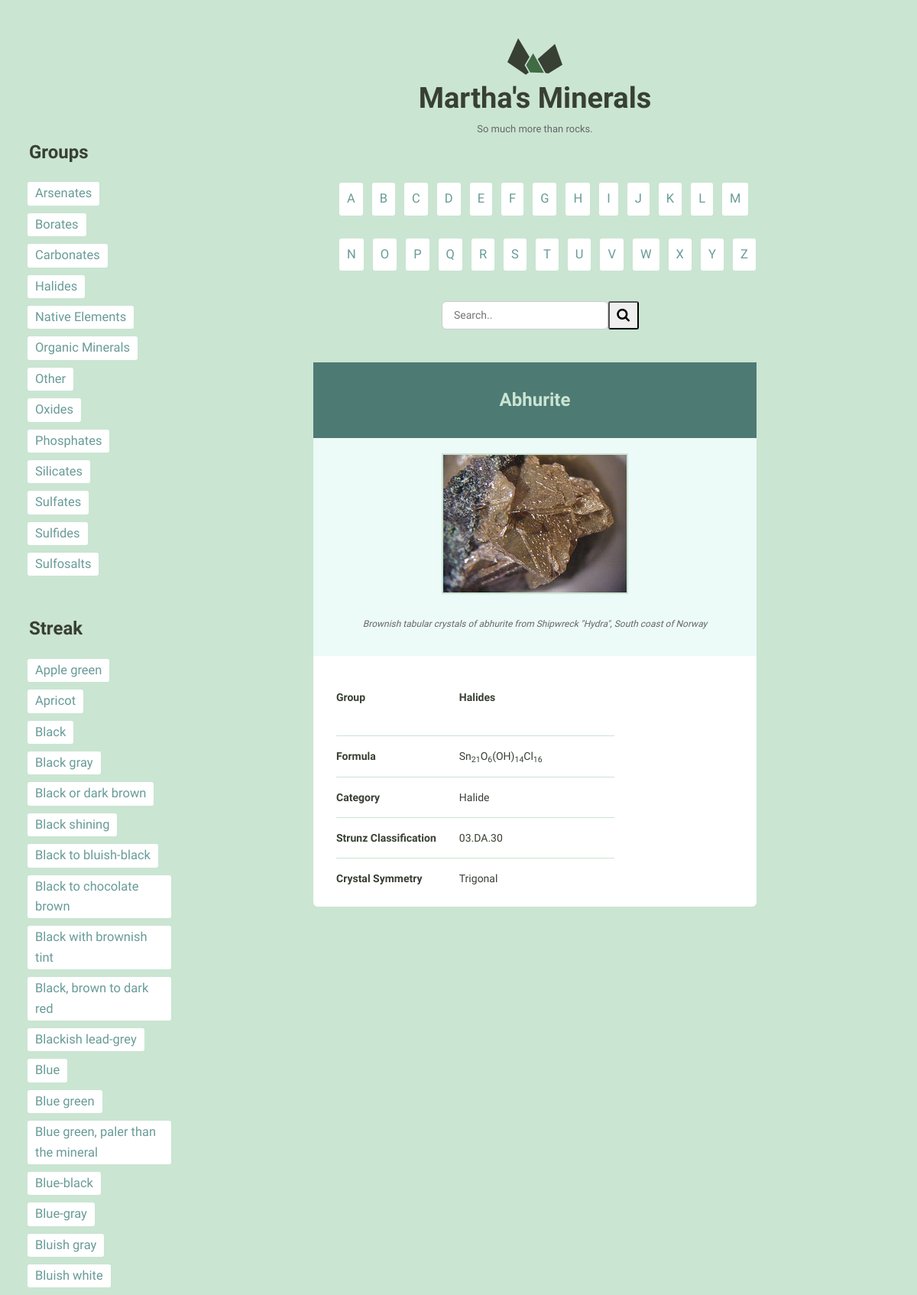
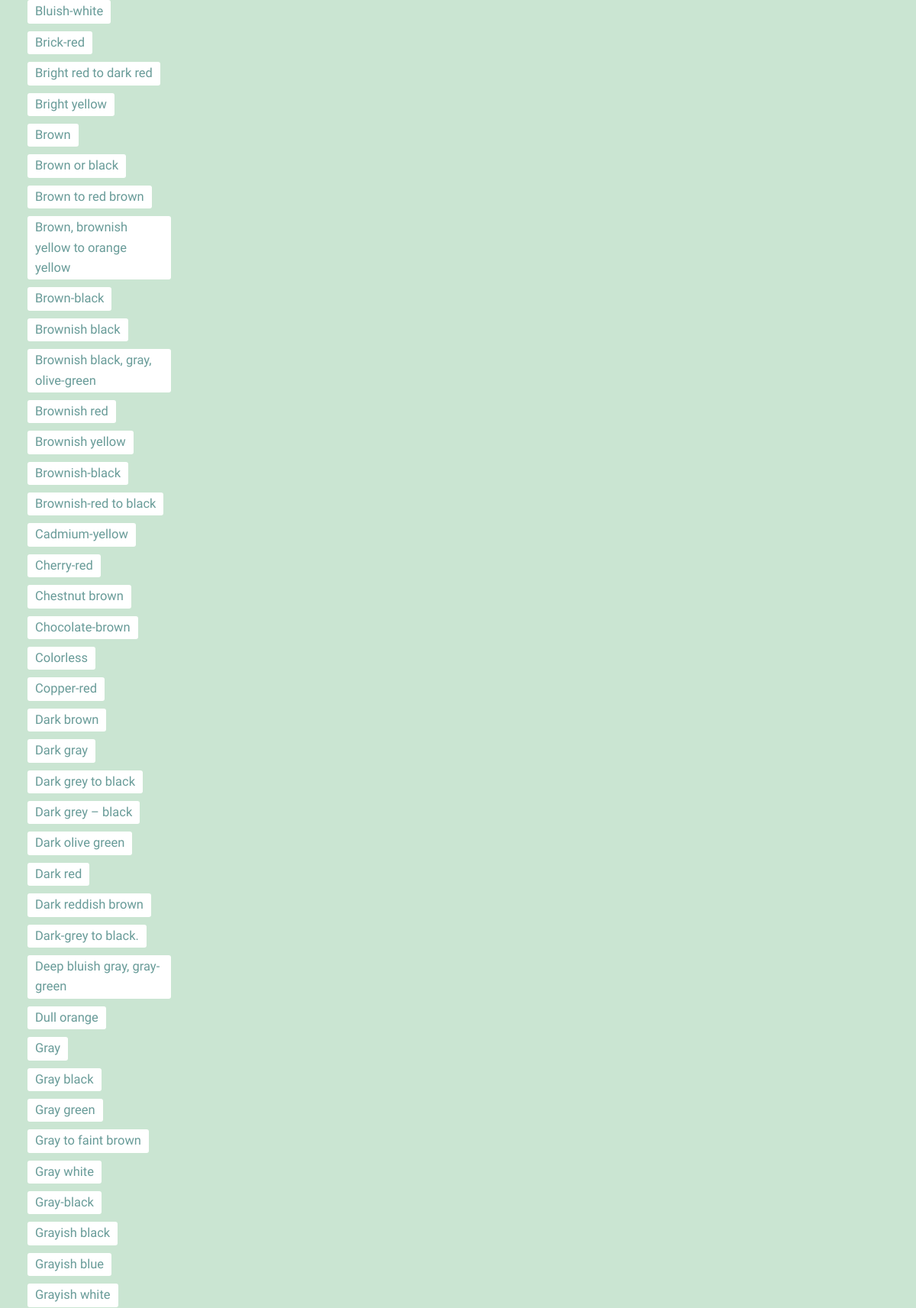
The page /detail/17339/ (upper part) on the database its author committed (2 pictures, top to bottom).
### catalog/models.py (models this page shows, shortened)
class Mineral(models.Model):
    name = models.CharField(max_length=255, unique=True)
    image_filename = models.CharField(max_length=255)
    image_caption = models.TextField()
    category = models.CharField(max_length=255)
    formula = models.CharField(max_length=255)
    strunz_classification = models.CharField(max_length=255)
    color = models.CharField(max_length=255)
    crystal_system = models.CharField(max_length=255)
    unit_cell = models.CharField(max_length=255)
    crystal_symmetry = models.CharField(max_length=255)
    cleavage = models.CharField(max_length=255)
    mohs_scale_hardness = models.CharField(max_length=255)
    luster = models.CharField(max_length=255)
    streak = models.CharField(max_length=255)
    diaphaneity = models.CharField(max_length=255)
    optical_properties = models.CharField(max_length=255)
    refractive_index = models.CharField(max_length=255)
    crystal_habit = models.CharField(max_length=255)
    specific_gravity = models.CharField(max_length=255)
    group = models.CharField(max_length=255)
    class Meta:
        ordering = ['name']
    def get_fields(self, ordered_fields):
        field_list = []
        for field in ordered_fields:
            field_list.append(
                {field[0]: getattr(self, field[0])}
            )
        return field_list

### catalog/views.py (the view)
# urls.py: path('detail/<int:pk>/', views.mineral_detail, name='detail'),
def mineral_detail(request, pk):
    random_mineral = random.choice(IDS)
    mineral = get_object_or_404(Mineral, pk=pk)
    field_list = mineral.get_fields(ORDERED_FIELDS)
    return render(request, 'catalog/detail.html', {
                'mineral': mineral,
                'field_list': field_list,
                'groups': GROUPS,
                'streaks': STREAKS,
                'random_mineral': random_mineral,
    })

### catalog/templatetags/catalog_extras.py (called while the page is built)
@register.filter('underscore_to_space')
def underscore_to_space(machine_name):
    return machine_name.replace('_', ' ')

### catalog/templates/catalog/detail.html
{% extends 'layout.html' %}
{% load catalog_extras %}
{% load static from staticfiles %}
{% block boundsClass %}
    <div class="bounds bounds--small">{% endblock %}
{% block content %}
    <div class="grid-100 mineral__container">
        <h1 class="mineral__name hero">{{ mineral.name }}</h1>
        <div class="mineral__image-bg">
            <img class="mineral__image" src="{% static 'images/' %}{{ mineral.image_filename }}">
            {% if mineral.image_caption %}
                <p class="mineral__caption caption_highlight">{{ mineral.image_caption|safe }}</p>
            {% endif %}
        </div>
        <div class="mineral__table-container">
            <table class="mineral__table">
                {% for field in field_list %}
                    {% for name, content in field.items %}
                        {% if content %}
                            <tr {% if 'group' in name %}class="group-highlight"{% endif %}>
                                <td class="mineral__category">
                                    {{ name|safe|underscore_to_space|title }}
                                </td>
                                <td>
                                    {{ content|safe }}
                                </td>
                            </tr>
                        {% endif %}
                    {% endfor %}
                {% endfor %}
            </table>
        </div>
    </div>
{% endblock %}

### assets/css/global.css (style rules this page uses)
html { font-family: sans-serif; -ms-text-size-adjust: 100%; -webkit-text-size-adjust: 100%; }
body { margin: 0; }
h1 { font-size: 2em; margin: 0.67em 0; }
sub { font-size: 75%; line-height: 0; position: relative; vertical-align: baseline; bottom: -0.25em; }
img { border: 0; }
table { border-collapse: collapse; border-spacing: 0; }
td, th { padding: 0; }
html { font-size: 62.5%; }
body { background-color: #CAE5D2; font-size: 1.5em; line-height: 1.6; font-weight: 400; font-family: "Cousine"; color: #666; }
.bounds { max-width: 800px; margin: 0 auto; padding: 50px 0 150px; overflow: hidden; }
.bounds--small { max-width: 600px; padding: 50px 10px 150px; }
.grid, .grid-5, .grid-10, .grid-15, .grid-20, .grid-25, .grid-30, .grid-33, .grid-35, .grid-40, .grid-45, .grid-50, .grid-55, .grid-60, .grid-65, .grid-66, .grid-70, .grid-75, .grid-80, .grid-90, .grid-95, .grid-100 { float: left; box-sizing: border-box; position: relative; }
.grid-100 { width: 100%; padding: 0 15px; }
h1, h2, h3, h4, h5, h6 { margin-top: 0; margin-bottom: 2rem; font-weight: bold; font-family: "Work Sans", sans-serif; color: #384033; }
h1 { font-size: 3.8rem; }
@media (min-width: 550px) { h1 { font-size: 3.8rem; } }
p { margin-top: 0; font-size: 1.6rem; }
th, td { padding: 15px; text-align: left; border-bottom: 1px solid #e1e1e1; }
th:first-child, td:first-child { padding-left: 0; }
th:last-child, td:last-child { padding-right: 0; }
table, p, ul { margin-bottom: 2.5rem; }
.mineral__container { background-color: #fff; border-radius: 6px; list-style: none; padding: 0; text-align: center; }
.mineral__name { display: block; width: 100%; margin: 0; font-size: 24px; padding: 30px 0 30px 0; }
.mineral__image { display: block; margin: 0 auto; border: solid 2px #CAE5D2; }
.mineral__image-bg { background-color: #ecfaf8; padding: 20px 0; }
.mineral__caption { font-size: 12px; font-style: italic; padding: 10px 0 0 0; margin: 0; }
.mineral__table { font-size: 14px; color: #384033; }
.mineral__table td { border-color: #CAE5D2; }
.mineral__table tr:last-of-type td { border-bottom: none; padding-bottom: 0; }
.mineral__table-container { padding: 5px 30px 0; }
.mineral__category { font-weight: bold; width: 40%; }

### assets/css/catalog-style.css (style rules this page uses)
.caption_highlight { padding: 30px 20px 12px 20px; }
.group-highlight { height: 100px; font-weight: bold; }
.hero { background-color: #4E7A74; color: #CAE5D2; }
* { box-sizing: border-box; }

### rows shown on the page
Mineral: name "Abhurite", image_filename (picture), image_caption "Brownish tabular crystals of abhurite from Shipwreck \"Hydra\", South coast of Norway", field "Halides" "Sn 21 O 6 (OH) 14 Cl 16" "Halide" "03.DA.30" "Trigonal"

### other values the page prints
{{ group.0 }} "Arsenates" "Borates" "Carbonates" "Halides" "Native Elements" "Organic Minerals" "Other" "Oxides" "Phosphates" "Silicates" "Sulfates" "Sulfides" "Sulfosalts"
{{ streak.0 }} "Apple green" "Apricot" "Black" "Black gray" "Black or dark brown" "Black shining" "Black to bluish-black" "Black to chocolate brown" "Black with brownish tint" "Black, brown to dark red" "Blackish lead-grey" "Blue" "Blue green" "Blue green, paler than the mineral" "Blue-black" "Blue-gray" "Bluish gray" "Bluish white" "Bluish-white" "Brick-red" "Bright red to dark red" "Bright yellow" "Brown" "Brown or black" "Brown to red brown" "Brown, brownish yellow to orange yellow" "Brown-black" "Brownish black" "Brownish black, gray, olive-green" "Brownish red" "Brownish yellow" "Brownish-black" "Brownish-red to black" "Cadmium-yellow" "Cherry-red" "Chestnut brown" "Chocolate-brown" "Colorless" "Copper-red" "Dark brown" "Dark gray" "Dark grey to black" "Dark grey – black" "Dark olive green" "Dark red" "Dark reddish brown" "Dark-grey to black." "Deep bluish gray, gray-green" "Dull orange" "Gray" "Gray black" "Gray green" "Gray to faint brown" "Gray white" "Gray-black" "Grayish black" "Grayish blue" "Grayish white"
{{ letter|upper }} "B" "C" "D" "E" "F" "G" "H" "I" "J" "K" "L" "M" "N" "O" "P" "Q" "R" "S" "T" "U" "V" "W" "X" "Y" "Z"
{{ name|safe|underscore_to_space|title }} "Group" "Formula" "Category" "Strunz Classification" "Crystal Symmetry"
